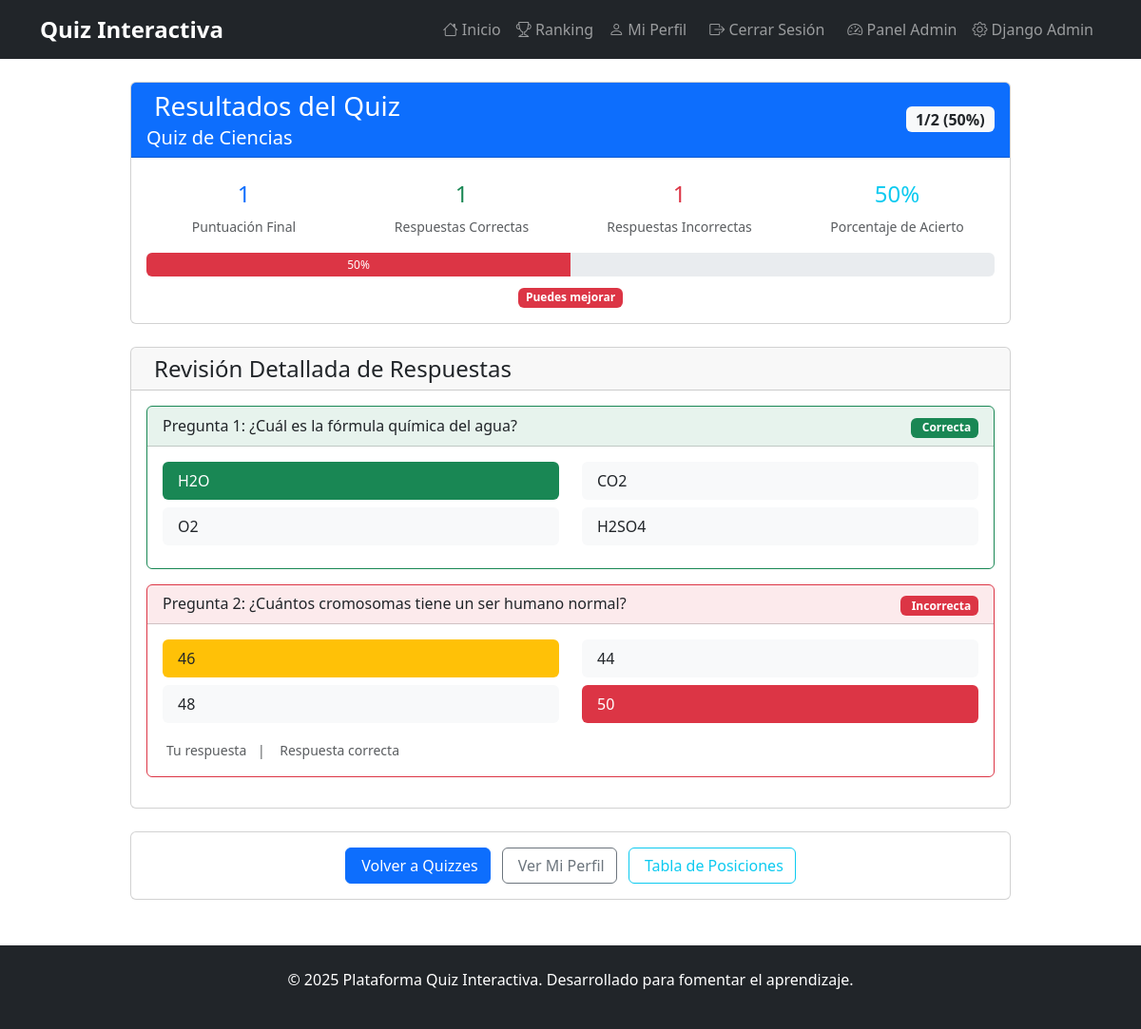
The app's page /quiz/results/9/ (signed in) with its own data.
### quizzes/models.py (models this page shows, shortened)
class Participacion(models.Model):
    usuario = models.ForeignKey(User, on_delete=models.CASCADE)
    quiz = models.ForeignKey(Quiz, on_delete=models.CASCADE)
    fecha = models.DateTimeField(auto_now_add=True)
    puntaje = models.IntegerField(default=0)
    tiempo_total = models.DurationField(null=True, blank=True)
    completado = models.BooleanField(default=False)
    class Meta:
        unique_together = ('usuario', 'quiz')

class Quiz(models.Model):
    titulo = models.CharField(max_length=200)
    descripcion = models.TextField(blank=True)
    fecha_creacion = models.DateTimeField(auto_now_add=True)
    activo = models.BooleanField(default=True)
    tiempo_limite = models.IntegerField(default=0, help_text="Tiempo en minutos (0 = sin límite)")

class Pregunta(models.Model):
    quiz = models.ForeignKey(Quiz, related_name='preguntas', on_delete=models.CASCADE)
    texto = models.CharField(max_length=500)

class Opcion(models.Model):
    pregunta = models.ForeignKey(Pregunta, related_name='opciones', on_delete=models.CASCADE)
    texto = models.CharField(max_length=300)
    es_correcta = models.BooleanField(default=False)

### quizzes/views.py (the view)
# urls.py: path('quiz/results/<int:participacion_id>/', views.quiz_results, name='quiz_results'),
@login_required
def quiz_results(request, participacion_id):
    participacion = get_object_or_404(Participacion, id=participacion_id, usuario=request.user, completado=True)
    preguntas_con_respuestas = []
    for pregunta in participacion.quiz.preguntas.all():
        respuesta_usuario = participacion.respuestas.filter(pregunta=pregunta).first()
        opcion_correcta = pregunta.opciones.filter(es_correcta=True).first()
        es_correcta = False
        if respuesta_usuario and opcion_correcta:
            es_correcta = respuesta_usuario.opcion.id == opcion_correcta.id
        preguntas_con_respuestas.append({
            'pregunta': pregunta,
            'opciones': pregunta.opciones.all(),
            'respuesta_usuario': respuesta_usuario.opcion if respuesta_usuario else None,
            'opcion_correcta': opcion_correcta,
            'es_correcta': es_correcta
        })
    total_preguntas = len(preguntas_con_respuestas)
    respuestas_correctas = sum(1 for item in preguntas_con_respuestas if item['es_correcta'])
    respuestas_incorrectas = total_preguntas - respuestas_correctas
    porcentaje = round((respuestas_correctas / total_preguntas) * 100) if total_preguntas > 0 else 0
    contexto = {
        'participacion': participacion,
        'preguntas_con_respuestas': preguntas_con_respuestas,
        'total_preguntas': total_preguntas,
        'respuestas_correctas': respuestas_correctas,
        'respuestas_incorrectas': respuestas_incorrectas,
        'porcentaje': porcentaje
    }
    return render(request, 'quizzes/quiz_results.html', contexto)

### quizzes/templates/quizzes/quiz_results.html (shortened to what this page needs)
{% extends 'base.html' %}
{% block content %}
<div class="container mt-4">
    <div class="row justify-content-center">
        <div class="col-lg-10">
            <div class="card mb-4">
                <div class="card-header bg-primary text-white">
                    <div class="row align-items-center">
                        <div class="col-md-8">
                            <h3 class="mb-0">
                                Resultados del Quiz
                            </h3>
                            <h5 class="mb-0 mt-1">{{ participacion.quiz.titulo }}</h5>
                        </div>
                        <div class="col-md-4 text-md-end">
                            <span class="badge bg-light text-dark fs-6">
                                {{ respuestas_correctas }}/{{ total_preguntas }} ({{ porcentaje }}%)
                            </span>
                        </div>
                    </div>
                </div>
                <div class="card-body">
                    <div class="row text-center">
                        <div class="col-md-3">
                            <h4 class="text-primary">{{ participacion.puntaje }}</h4>
                            <small class="text-muted">Puntuación Final</small>
                        </div>
                        <div class="col-md-3">
                            <h4 class="text-success">{{ respuestas_correctas }}</h4>
                            <small class="text-muted">Respuestas Correctas</small>
                        </div>
                        <div class="col-md-3">
                            <h4 class="text-danger">{{ respuestas_incorrectas }}</h4>
                            <small class="text-muted">Respuestas Incorrectas</small>
                        </div>
                        <div class="col-md-3">
                            <h4 class="text-info">{{ porcentaje }}%</h4>
                            <small class="text-muted">Porcentaje de Acierto</small>
                        </div>
                    </div>
                    <div class="mt-3">
                        <div class="progress" style="height: 25px;">
                            <div class="progress-bar
                                {% if porcentaje >= 80 %}bg-success
                                {% elif porcentaje >= 60 %}bg-warning
                                {% else %}bg-danger{% endif %}"
                                role="progressbar"
                                style="width: {{ porcentaje }}%;"
                                aria-valuenow="{{ porcentaje }}"
                                aria-valuemin="0"
                                aria-valuemax="100">
                                {{ porcentaje }}%
                            </div>
                        </div>
                        <div class="mt-2 text-center">
                            {% if porcentaje >= 80 %}
                                <span class="badge bg-success">¡Excelente trabajo!</span>
                            {% elif porcentaje >= 60 %}
                                <span class="badge bg-warning">¡Buen trabajo!</span>
                            {% else %}
                                <span class="badge bg-danger">Puedes mejorar</span>
                            {% endif %}
                        </div>
                    </div>
                </div>
            </div>
            <div class="card">
                <div class="card-header">
                    <h4 class="mb-0">
                        Revisión Detallada de Respuestas
                    </h4>
                </div>
                <div class="card-body">
                    {% for item in preguntas_con_respuestas %}
                    <div class="card mb-3
                        {% if item.es_correcta %}border-success
                        {% else %}border-danger{% endif %}">
                        <div class="card-header
                            {% if item.es_correcta %}bg-light-success
                            {% else %}bg-light-danger{% endif %}">
                            <div class="row align-items-center">
                                <div class="col-md-10">
                                    <h6 class="mb-0">
                                        Pregunta {{ forloop.counter }}: {{ item.pregunta.texto }}
                                    </h6>
                                </div>
                                <div class="col-md-2 text-end">
                                    {% if item.es_correcta %}
                                        <span class="badge bg-success">
                                            Correcta
                                        </span>
                                    {% else %}
                                        <span class="badge bg-danger">
                                            Incorrecta
                                        </span>
                                    {% endif %}
                                </div>
                            </div>
                        </div>
                        <div class="card-body">
                            <div class="row">
                                {% for opcion in item.opciones %}
                                <div class="col-md-6 mb-2">
                                    <div class="p-2 rounded
                                        {% if opcion == item.respuesta_usuario and item.es_correcta %}
                                            bg-success text-white
                                        {% elif opcion == item.respuesta_usuario and not item.es_correcta %}
                                            bg-danger text-white
                                        {% elif opcion == item.opcion_correcta %}
                                            bg-warning text-dark
                                        {% else %}
                                            bg-light
                                        {% endif %}">
                                        <div class="d-flex align-items-center">
                                            <div>{{ opcion.texto }}</div>
                                        </div>
                                    </div>
                                </div>
                                {% endfor %}
                            </div>
                            {% if not item.es_correcta %}
                            <div class="mt-2">
                                <small class="text-muted">
                                    Tu respuesta
                                    <span class="mx-2">|</span>
                                    Respuesta correcta
                                </small>
                            </div>
                            {% endif %}
                        </div>
                    </div>
                    {% endfor %}
                </div>
            </div>
            <div class="card mt-4">
                <div class="card-body text-center">
                    <a href="{% url 'quiz_list' %}" class="btn btn-primary me-2">
                        Volver a Quizzes
                    </a>
                    <a href="{% url 'profile' %}" class="btn btn-outline-secondary me-2">
                        Ver Mi Perfil
                    </a>
                    <a href="{% url 'leaderboard' %}" class="btn btn-outline-info">
                        Tabla de Posiciones
                    </a>
                </div>
            </div>
        </div>
    </div>
</div>
{% endblock %}

### quizzes/templates/quizzes/quiz_results.html (style rules this page uses)
.bg-light-success { background-color: rgba(25, 135, 84, 0.1) !important; }
.bg-light-danger { background-color: rgba(220, 53, 69, 0.1) !important; }

### records on screen
Participacion: quiz.titulo "Quiz de Ciencias", puntaje "1"
Pregunta: pregunta.texto "¿Cuál es la fórmula química del agua?", shows "Correcta"
Opcion: texto "H2O"
Opcion: texto "CO2"
Opcion: texto "O2"
Opcion: texto "H2SO4"
Pregunta: pregunta.texto "¿Cuántos cromosomas tiene un ser humano normal?", shows "Incorrecta", shows "Tu respuesta"
Opcion: texto "46"
Opcion: texto "44"
Opcion: texto "48"
Opcion: texto "50"

### other values on screen
{{ respuestas_correctas }} "1"
{{ total_preguntas }} "2"
{{ porcentaje }} "50"
{{ respuestas_incorrectas }} "1"
